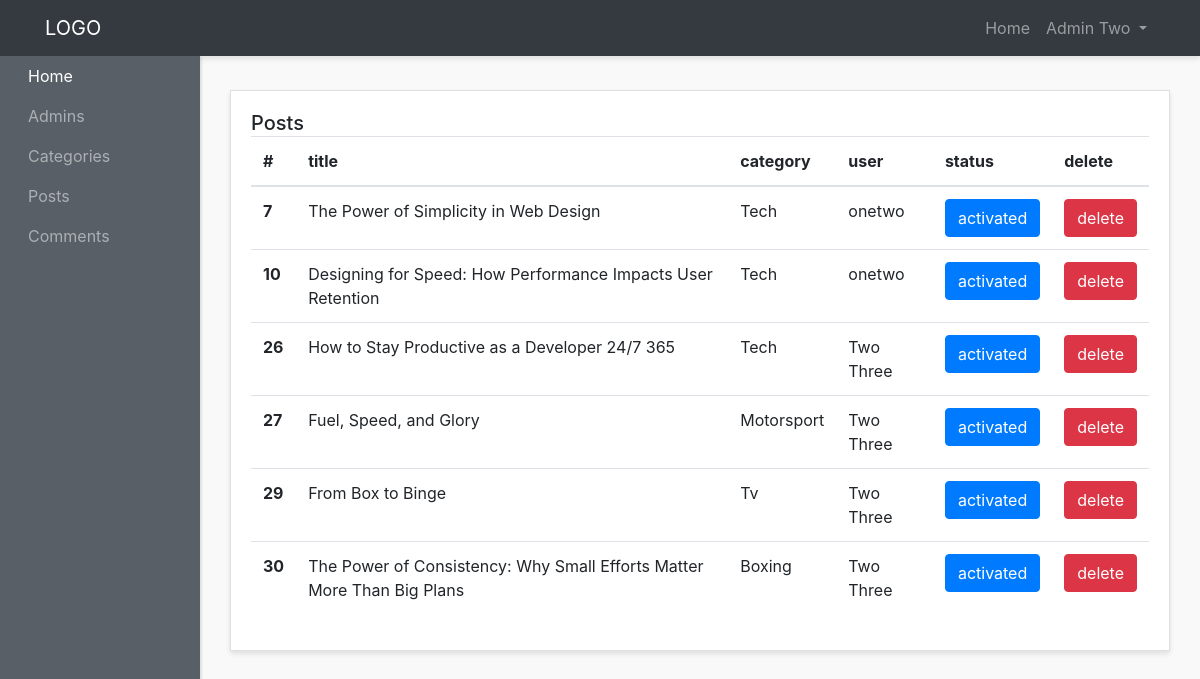
Page /admin-panel/posts-admins/show-posts.php (signed in) on the committed database.
### tables this page shows
CREATE TABLE `posts` (
  `id` int(10) NOT NULL,
  `title` varchar(200) NOT NULL,
  `subtitle` varchar(200) NOT NULL,
  `body` text NOT NULL,
  `status` int(1) NOT NULL DEFAULT 0,
  `category_id` varchar(20) NOT NULL,
  `img` varchar(200) NOT NULL,
  `user_id` varchar(200) NOT NULL,
  `user_name` varchar(200) NOT NULL,
  `created_at` timestamp NOT NULL DEFAULT current_timestamp()
);

CREATE TABLE `categories` (
  `id` int(10) NOT NULL,
  `name` varchar(200) NOT NULL,
  `created_at` timestamp NOT NULL DEFAULT current_timestamp() ON UPDATE current_timestamp()
);

### admin-panel/posts-admins/show-posts.php (the view, shortened to what this page needs)
<?php require "../layouts/header.php"; ?>
<?php require "../../config/config.php"; ?>
<?php
        $posts = $conn->query("SELECT posts.id AS id, posts.title AS title,  posts.user_name AS user_name, posts.status AS status,
        categories.name AS name FROM categories JOIN posts ON categories.id = posts.category_id");
        $posts->execute();
        $rows = $posts->fetchAll(PDO::FETCH_OBJ);
?>
<div class="row">
        <div class="col">
          <div class="card">
            <div class="card-body">
              <h5 class="card-title mb-4 d-inline">Posts</h5>
              <table class="table">
                <thead>
                  <tr>
                    <th scope="col">#</th>
                    <th scope="col">title</th>
                    <th scope="col">category</th>
                    <th scope="col">user</th>
                    <th scope="col">status</th>
                    <th scope="col">delete</th>
                  </tr>
                </thead>
                <tbody>
                  <?php foreach($rows as $row) : ?>
                    <tr>
                      <th scope="row"><?php echo $row->id; ?></th>
                      <td><?php echo $row->title; ?></td>
                      <td><?php echo $row->name; ?></td>
                      <td><?php echo $row->user_name; ?></td>
                      <?php if ($row->status == 0) :  ?>
                      <td><a href="status-posts.php?status=<?php echo $row->status; ?>&id=<?php echo $row->id ?> " class="btn btn-danger  text-center ">deactivated</a></td>
                      <?php else : ?>
                      <td><a href="status-posts.php?status=<?php echo $row->status; ?>&id=<?php echo $row->id ?> " class="btn btn-primary  text-center ">activated</a></td>
                      <?php endif; ?>
                      <td><a href="delete-posts.php?po_id=<?php echo $row->id; ?>" class="btn btn-danger  text-center ">delete</a></td>
                    </tr>
                  <?php endforeach; ?>
                </tbody>
              </table>
            </div>
          </div>
        </div>
      </div>
<?php require "../layouts/footer.php"; ?>

### admin-panel/styles/style.css (style rules this page uses)
body { background:#f9f9f9; }
.card { margin-bottom: 15px; border-radius:0; box-shadow: 0 3px 5px rgba(0,0,0,.1); }

### rows in the picture
posts: id "7", title "The Power of Simplicity in Web Design", category.name "Tech", user_name "onetwo"
posts: id "10", title "Designing for Speed: How Performance Impacts User Retention", category.name "Tech", user_name "onetwo"
posts: id "26", title "How to Stay Productive as a Developer 24/7 365", category.name "Tech", user_name "Two Three"
posts: id "27", title "Fuel, Speed, and Glory", category.name "Motorsport", user_name "Two Three"
posts: id "29", title "From Box to Binge", category.name "Tv", user_name "Two Three"
posts: id "30", title "The Power of Consistency: Why Small Efforts Matter More Than Big Plans", category.name "Boxing", user_name "Two Three"

### other values in the picture
$_SESSION['adminname'] "Admin Two"
